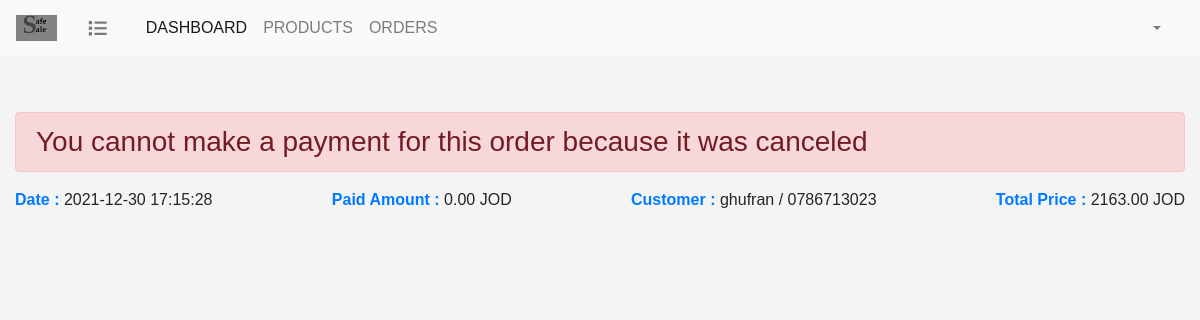
/orders/pay.php?order_id=1, run on an earlier commit of the app's database.
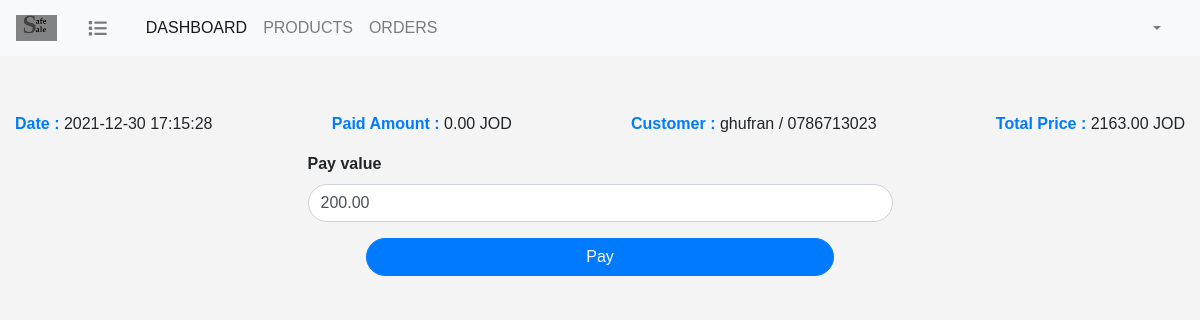
And on a later commit of the database.
### tables this page shows
CREATE TABLE IF NOT EXISTS `orders` (
  `order_id` int(11) NOT NULL AUTO_INCREMENT,
  `creator_id` int(11) NOT NULL,
  `customer_id` int(11) NOT NULL,
  `pay_interval` decimal(4,2) NOT NULL,
  `pay_value` decimal(8,2) NOT NULL,
  `price` decimal(8,2) NOT NULL,
  `status` enum('ACTIVE','FINISHED','CANCELED','') NOT NULL DEFAULT 'ACTIVE',
  `notes` text NOT NULL,
  `promissory_note` varchar(300) NOT NULL,
  `pricing_model_id` int(11) DEFAULT NULL,
  `creation_date` datetime NOT NULL DEFAULT CURRENT_TIMESTAMP,
  PRIMARY KEY (`order_id`),
  KEY `customer_id` (`customer_id`),
  KEY `creator_id` (`creator_id`),
  KEY `pricing_model_id` (`pricing_model_id`)
);

CREATE TABLE IF NOT EXISTS `customers` (
  `customer_id` int(11) NOT NULL AUTO_INCREMENT,
  `name` varchar(155) NOT NULL,
  `email` varchar(50) NOT NULL,
  `mobile` varchar(14) NOT NULL,
  `password` varchar(255) NOT NULL,
  PRIMARY KEY (`customer_id`),
  UNIQUE KEY `email` (`email`)
);

### orders/pay.php (the view, shortened to what this page needs)
<?php
include('../db_connect.php');
$statement = $con->prepare("
SELECT o.*  , c.name as customer_name , c.mobile as customer_mobile ,
u.name as creator_name ,
(SELECT SUM(sub_price) FROM orders_products WHERE order_id = o.order_id  ) as products_price,
IFNULL((SELECT SUM(amount) FROM installments WHERE order_id = o.order_id  ),0) as sum_paid
from orders as o
INNER JOIN customers as c  ON c.customer_id = o.customer_id
INNER JOIN users as u ON u.id = o.creator_id
AND o.order_id = ?");
$statement->execute([$_GET['order_id']]);
$order = $statement->fetch(PDO::FETCH_ASSOC);
$paid_amount = $order['sum_paid'];
$is_canceled = $order['status'] == 'CANCELED';
?>
<html>
<head>
    <?php include "../include/header.php";?>
    <link rel="stylesheet" href="pay.css">
</head>
<body>
<?php include "../include/navbar.php"?>
<div class="container-fluid">
    <?php
    if($is_canceled == true){
        echo "<h3 class='alert alert-danger'>You cannot make a payment for this order because it was canceled</h3>";
    }
    ?>
    <div class="row justify-content-between mb-3">
        <div>
            <span class="text-primary font-weight-bolder">Date   :</span>
            <?=$order['creation_date']?>
        </div>
        <div>
            <span class="text-primary font-weight-bolder">Paid Amount   :</span>
            <?=$paid_amount?> JOD
        </div>
        <div>
            <span class="text-primary font-weight-bolder">Customer   :</span>
            <?=$order['customer_name']?> / <?=$order['customer_mobile']?>
        </div>
        <div>
            <span class="text-primary font-weight-bolder">Total Price   :</span>
            <?=$order['price']?> JOD
        </div>
    </div>
<?php
if($is_canceled == false){?>
    <div class="main-form">
        <form id="pay_form" class="">
            <div class="form-group">
                <label>Pay value</label>
                <input type="number"  value="<?=$order['pay_value']?>"  class="form-control" name="amount" id="pay_value">
            </div>
            <div class="text-center">
                <input type="submit" class="btn btn-primary submit-btn" value="Pay">
            </div>
        </form>
    </div>
<?php
} ?>
</div>
</body>

### include/header.php (shortened to what this page needs)
<link rel="stylesheet" href="../assets/css/bootstrap.min.css"/>
<link rel="stylesheet" href="https://cdn.datatables.net/1.10.20/css/dataTables.bootstrap4.min.css"/>
<link rel="stylesheet" href="../assets/fonts/css/all.css" />
<link rel="stylesheet" href="../assets/css/main.css"/>

### include/navbar.php (shortened to what this page needs)
<nav class="navbar navbar-expand-lg navbar-light bg-light fixed-top">
    <a class="navbar-brand" href="../dashboard/index.php">
        <img src="../products/images/logo.jpeg" width="45" height="45" alt="logo" class="img-fluid"/>
    </a>
    <a class="nav-link dashboard-list close" href="#"><i class="fas fa-list fa-xs"></i></a>
    <div class="container">
        <div class="collapse navbar-collapse" id="navbarSupportedContent">
            <ul class="navbar-nav mr-auto">
                <li class="nav-item active">
                    <a class="nav-link dashboard-link" href="../dashboard">DASHBOARD <span class="sr-only">(current)</span></a>
                </li>
                <li class="nav-item">
                    <a class="nav-link" href="../products">PRODUCTS</a>
                </li>
                <li class="nav-item">
                    <a class="nav-link" href="../orders">ORDERS</a>
                </li>
            </ul>
            <ul class="navbar-nav ml-auto">
                <li class="nav-item dropdown">
                    <a class="nav-link dropdown-toggle" href="#" id="navbarDropdown" role="button" data-toggle="dropdown" aria-haspopup="true" aria-expanded="false">
                    </a>
                </li>
            </ul>
        </div>
    </div>
</nav>

### assets/css/main.css (style rules this page uses)
* { margin: 0; padding: 0; -webkit-box-sizing:border-box; -moz-box-sizing:border-box; box-sizing:border-box; }
body { font-family: arial,tohama; margin:0; padding:0; background-color:#f4f4f4; }
ul { list-style: none; }
.row { margin: 0; padding: 0; }

### orders/pay.css (style rules this page uses)
.main-form { width: 50%; margin-left: auto; margin-right: auto; }
.main-form input { border-radius: 20px; }
.main-form label { font-weight: bold; }
.submit-btn { width: 80%; border-radius: 20px; }
.container-fluid { margin-top: 7rem; }

What changed in the data, as far as the page shows it:
changed orders "ghufran": status "CANCELED" → "ACTIVE" (drawn); amount (not shown) → "200.00"
Also different on the page:
form field value: (not shown) → "Pay"
text no longer shown: "You cannot make a payment for this order because it was canceled"
text now shown: "Pay value"
